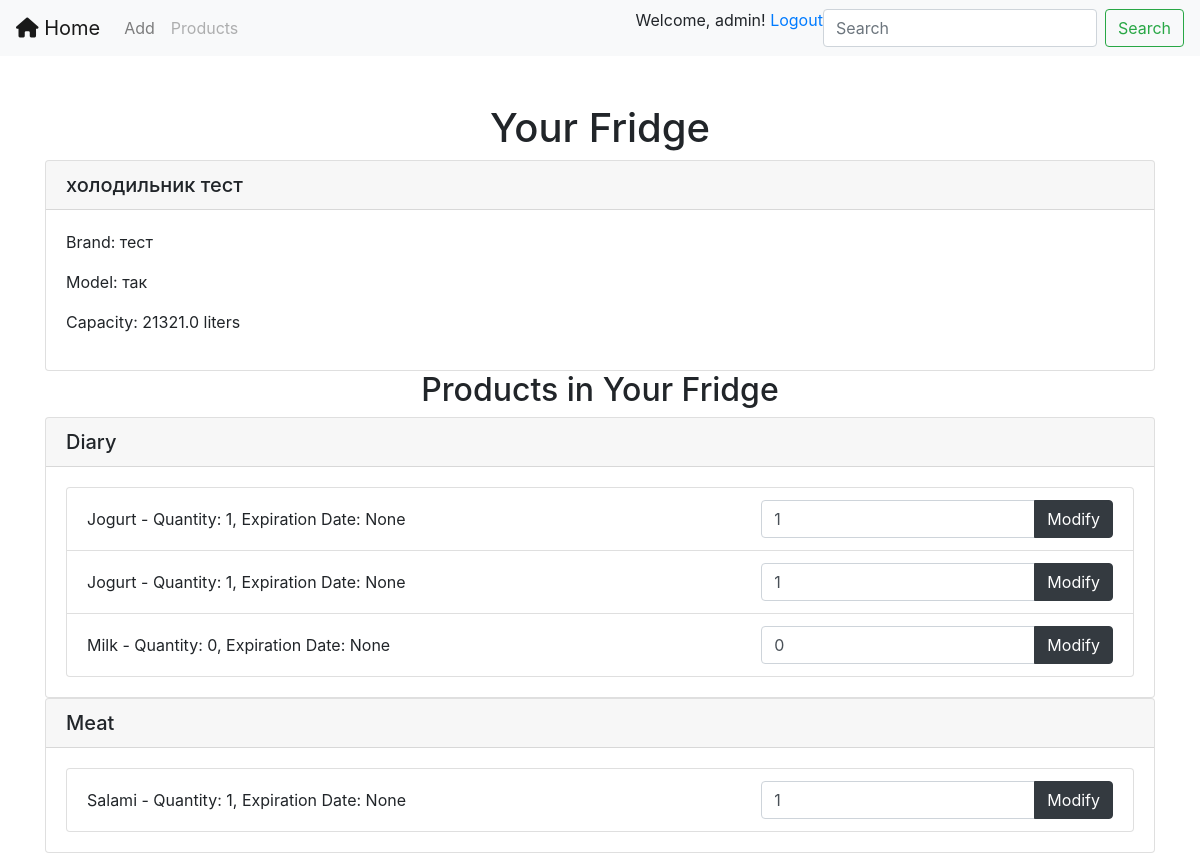
/fridge_details/3/ (signed in), run on the app's committed database.
### main/models.py (models this page shows, shortened)
class Fridge(models.Model):
    user = models.ForeignKey(User, on_delete=models.CASCADE)
    name = models.CharField(max_length=100)
    brand = models.CharField(max_length=50)
    model = models.CharField(max_length=50)
    capacity = models.FloatField()  # Capacity of the fridge in liters
    products = models.ManyToManyField(Product, related_name='fridges', through='FridgeProduct')

class FridgeProduct(models.Model):
    fridge = models.ForeignKey(Fridge, on_delete=models.CASCADE)
    product = models.ForeignKey(Product, on_delete=models.CASCADE)
    quantity = models.PositiveIntegerField(default=0)

class AbstractProduct(models.Model):
    name = models.CharField(max_length=100)
    category = models.CharField(max_length=50)
    expiration_date = models.DateField()
    class Meta:
        abstract = True

class Product(AbstractProduct):
    quantity = models.PositiveIntegerField()
    expiration_date = models.DateField(null=True, blank=True)

### main/views.py (the view)
# urls.py: path('fridge_details/<int:fridge_id>/', fridge_details, name='fridge_details'),
@login_required(login_url='main:login')
def fridge_details(request, fridge_id):
    user_fridge = get_object_or_404(Fridge, id=fridge_id, user=request.user)
    return render(request, 'main/fridge_details.html', {'user_fridge': user_fridge})

### main/templates/main/fridge_details.html (shortened to what this page needs)
{% extends "main/base.html" %}
{% block content %}
    <div class="container mt-5">
        <h1 class="text-center">Your Fridge</h1>
        {% if user_fridge %}
            <div class="card">
                <h5 class="card-header">{{ user_fridge.name }}</h5>
                <div class="card-body">
                    <p>Brand: {{ user_fridge.brand }}</p>
                    <p>Model: {{ user_fridge.model }}</p>
                    <p>Capacity: {{ user_fridge.capacity }} liters</p>
                </div>
            </div>
            <h2 class="text-center">Products in Your Fridge</h2>
            {% if user_fridge.fridgeproduct_set.all %}
                {% regroup user_fridge.fridgeproduct_set.all by product.category as fridge_products_by_category %}
                {% for category, fridge_products in fridge_products_by_category %}
                    <div class="card">
                        <h5 class="card-header">{{ category }}</h5>
                        <div class="card-body">
                            <ul class="list-group">
                                {% for fridge_product in fridge_products %}
                                    <li class="list-group-item d-flex justify-content-between align-items-center">
                                        <div>
                                            {{ fridge_product.product.name }} - Quantity: {{ fridge_product.quantity }},
                                            Expiration Date: {{ fridge_product.product.expiration_date }}
                                        </div>
                                        <div class="ml-auto">
                                            <form method="post" action="{% url 'main:modify_quantity' fridge_product.id %}">
                                                <div class="input-group">
                                                    <input type="number" name="new_quantity" value="{{ fridge_product.quantity }}" min="0" class="form-control">
                                                    <div class="input-group-append">
                                                        <button type="submit" class="btn btn-dark">Modify</button>
                                                    </div>
                                                </div>
                                            </form>
                                        </div>
                                    </li>
                                {% endfor %}
                            </ul>
                        </div>
                    </div>
                {% endfor %}
            {% else %}
                <p>No products in your fridge yet.</p>
            {% endif %}
        {% else %}
            <p>You haven't created any fridges yet.</p>
        {% endif %}
    </div>
{% endblock %}

### main/templates/main/base.html (shortened to what this page needs)
<!doctype html>
<html lang="en">
  <head>
    <link rel="stylesheet" href="https://cdn.jsdelivr.net/npm/bootstrap@4.0.0/dist/css/bootstrap.min.css">
    <nav class="navbar navbar-expand-lg navbar-light bg-light">
  <div class="collapse navbar-collapse" id="navbarTogglerDemo01">
    <ul class="navbar-nav mr-auto mt-2 mt-lg-0">
      <a class="navbar-brand" href="/">
        <i class="fas fa-home"></i> Home
    </a>
      <li class="nav-item">
        <a class="nav-link" href="/create_fridge/">Add</a>
      </li>
      <li class="nav-item">
        <a class="nav-link disabled" href="/products_manage/">Products</a>
      </li>
    </ul>
    {% if user.is_authenticated %}
        <p>Welcome, {{ user.username }}! <a href="{% url 'logout' %}">Logout</a></p>
    {% else %}
        <p>You are not logged in.</p>
    {% endif %}
    <form class="form-inline my-2 my-lg-0">
      <input class="form-control mr-sm-2" type="search" placeholder="Search" aria-label="Search">
      <button class="btn btn-outline-success my-2 my-sm-0" type="submit">Search</button>
    </form>
  </div>
</nav>
  </head>
  <body>
  <div class="content">
    {% block content %}
    {% endblock %}
  </div>
  </body>
</html>

### data on the page
Fridge: name "холодильник тест", brand "тест", model "так", capacity "21321.0"
FridgeProduct: category "Diary", product.name "Jogurt", quantity "1", product.expiration_date "None", new_quantity "1"
FridgeProduct: product.name "Jogurt", quantity "1", product.expiration_date "None", new_quantity "1"
FridgeProduct: product.name "Milk", quantity "0", product.expiration_date "None", new_quantity "0"
FridgeProduct: category "Meat", product.name "Salami", quantity "1", product.expiration_date "None", new_quantity "1"

### other printed values
{{ user.username }} "admin"
